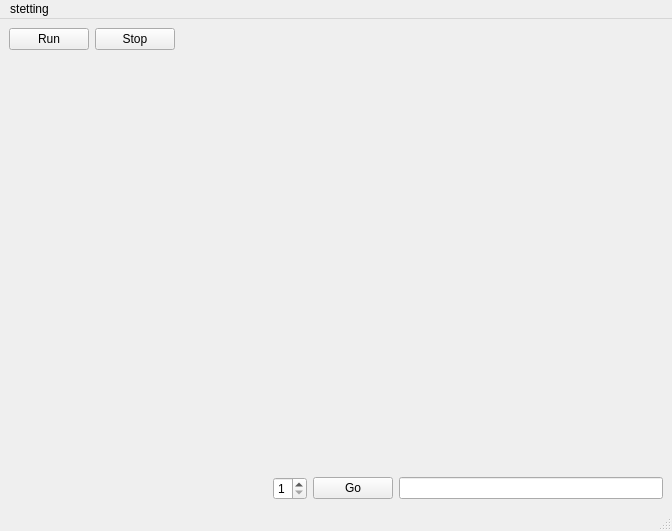
<?xml version="1.0" encoding="UTF-8"?>
<ui version="4.0">
 <class>MainWindow</class>
 <widget class="QMainWindow" name="MainWindow">
  <property name="geometry">
   <rect>
    <x>0</x>
    <y>0</y>
    <width>672</width>
    <height>531</height>
   </rect>
  </property>
  <property name="windowTitle">
   <string>MainWindow</string>
  </property>
  <widget class="QWidget" name="centralwidget">
   <layout class="QVBoxLayout" name="verticalLayout_5">
    <item>
     <layout class="QVBoxLayout" name="verticalLayout_2">
      <item>
       <layout class="QHBoxLayout" name="horizontalLayout_2">
        <item>
         <widget class="QPushButton" name="pushButton_run">
          <property name="text">
           <string>Run</string>
          </property>
         </widget>
        </item>
        <item>
         <widget class="QPushButton" name="pushButton_stop">
          <property name="text">
           <string>Stop</string>
          </property>
         </widget>
        </item>
        <item>
         <spacer name="horizontalSpacer">
          <property name="orientation">
           <enum>Qt::Horizontal</enum>
          </property>
          <property name="sizeHint" stdset="0">
           <size>
            <width>20</width>
            <height>20</height>
           </size>
          </property>
         </spacer>
        </item>
       </layout>
      </item>
     </layout>
    </item>
    <item>
     <layout class="QVBoxLayout" name="verticalLayout_3">
      <item>
       <widget class="QLabel" name="label">
        <property name="text">
         <string/>
        </property>
       </widget>
      </item>
     </layout>
    </item>
    <item>
     <layout class="QVBoxLayout" name="verticalLayout_4">
      <item>
       <layout class="QHBoxLayout" name="horizontalLayout_3">
        <item>
         <spacer name="horizontalSpacer_2">
          <property name="orientation">
           <enum>Qt::Horizontal</enum>
          </property>
          <property name="sizeHint" stdset="0">
           <size>
            <width>40</width>
            <height>20</height>
           </size>
          </property>
         </spacer>
        </item>
        <item>
         <widget class="QSpinBox" name="spinbox_com">
          <property name="minimum">
           <number>1</number>
          </property>
          <property name="maximum">
           <number>3</number>
          </property>
         </widget>
        </item>
        <item>
         <widget class="QPushButton" name="pushButton_cut">
          <property name="text">
           <string>Go</string>
          </property>
          <property name="iconSize">
           <size>
            <width>30</width>
            <height>30</height>
           </size>
          </property>
         </widget>
        </item>
        <item>
         <widget class="QLineEdit" name="lineEdit_dis"/>
        </item>
       </layout>
      </item>
     </layout>
    </item>
   </layout>
  </widget>
  <widget class="QMenuBar" name="menubar">
   <property name="geometry">
    <rect>
     <x>0</x>
     <y>0</y>
     <width>672</width>
     <height>22</height>
    </rect>
   </property>
   <widget class="QMenu" name="menu">
    <property name="title">
     <string>stetting</string>
    </property>
   </widget>
   <addaction name="menu"/>
  </widget>
  <widget class="QStatusBar" name="statusbar"/>
 </widget>
 <resources/>
 <connections>
  <connection>
   <sender>lineEdit_dis</sender>
   <signal>editingFinished()</signal>
   <receiver>MainWindow</receiver>
   <slot>ReadText()</slot>
   <hints>
    <hint type="sourcelabel">
     <x>516</x>
     <y>433</y>
    </hint>
    <hint type="destinationlabel">
     <x>517</x>
     <y>454</y>
    </hint>
   </hints>
  </connection>
  <connection>
   <sender>pushButton_cut</sender>
   <signal>clicked()</signal>
   <receiver>MainWindow</receiver>
   <slot>RunCut()</slot>
   <hints>
    <hint type="sourcelabel">
     <x>333</x>
     <y>426</y>
    </hint>
    <hint type="destinationlabel">
     <x>332</x>
     <y>457</y>
    </hint>
   </hints>
  </connection>
  <connection>
   <sender>pushButton_run</sender>
   <signal>clicked()</signal>
   <receiver>MainWindow</receiver>
   <slot>StartRun()</slot>
   <hints>
    <hint type="sourcelabel">
     <x>46</x>
     <y>102</y>
    </hint>
    <hint type="destinationlabel">
     <x>46</x>
     <y>146</y>
    </hint>
   </hints>
  </connection>
  <connection>
   <sender>spinbox_com</sender>
   <signal>valueChanged(QString)</signal>
   <receiver>MainWindow</receiver>
   <slot>ReadCom()</slot>
   <hints>
    <hint type="sourcelabel">
     <x>292</x>
     <y>428</y>
    </hint>
    <hint type="destinationlabel">
     <x>253</x>
     <y>453</y>
    </hint>
   </hints>
  </connection>
 </connections>
 <slots>
  <slot>ReadCom()</slot>
  <slot>StartRun()</slot>
  <slot>ReadText()</slot>
  <slot>RunCut()</slot>
  <slot>RunAdd()</slot>
 </slots>
</ui>
